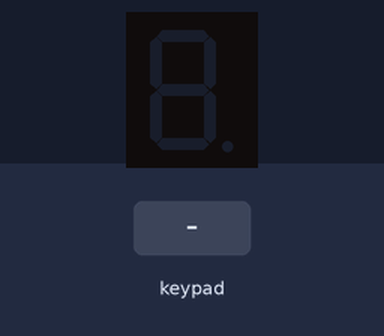
A sketch run on a simulated Arduino Uno, built with avr-gcc and run on an emulated ATmega328P. Parts: 1-digit seven-segment display. Wiring (inferred from the names in the program): 1-digit 7-segment display, segments lit when HIGH: segments A0, A1, A2, A3, A4, A5, pin 10. The test bench sets the inputs (shaded band). The segment pins are drawn as the display they are named for.

Above: at 1.2 s.
1.3 s: keypad keys 9 8 7 6 pressed 0.4 s apart
At 3.4 s:
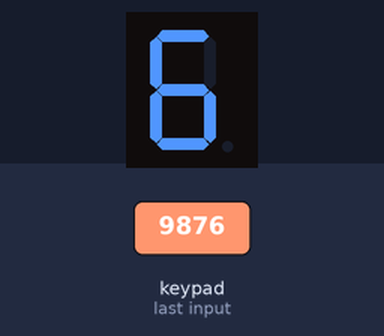
4.4 s: key '1' pressed
At 4.7 s:
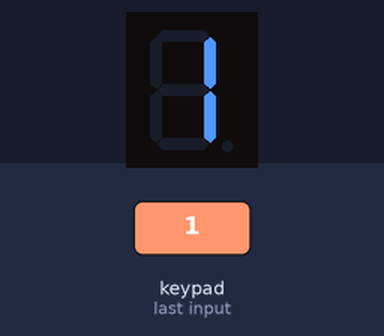
5.9 s: key '2' pressed
At 7.1 s:
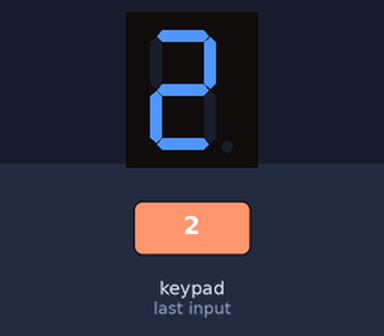
7.4 s: keypad keys 9 8 7 6 A pressed 0.4 s apart
At 9.5 s:
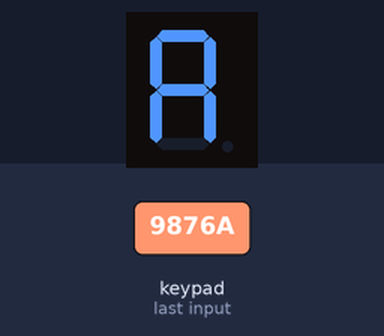
10.9 s: key '3' pressed
At 12.0 s:
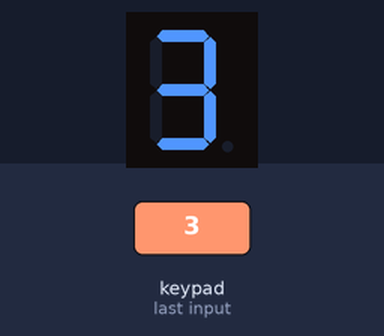
12.4 s: keypad keys 9 8 7 6 D pressed 0.4 s apart
At 14.5 s:
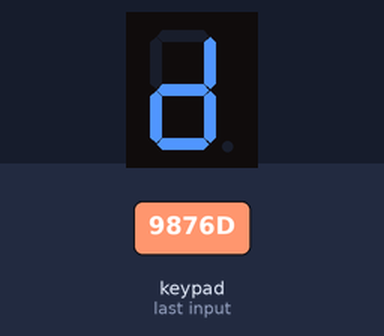
Timing chart, 0 to 16.0 s (numbered marks = the images above; inputs shaded):
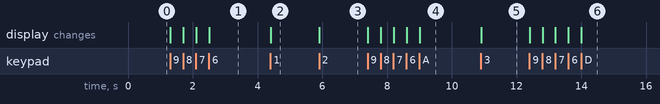

Measured:
- after the input at 1.3 s, the display: first changes at once (image 1 shows a later state)
- after the input at 4.4 s, the display: changes at once (image 2)
- after the input at 5.9 s, the display: changes at once (image 3)
- after the input at 7.4 s, the display: first changes at once (image 4 shows a later state)
- after the input at 10.9 s, the display: changes at once (image 5)
- after the input at 12.4 s, the display: first changes at once (image 6 shows a later state)

The sketch:

ipasa_ko_sir1.ino
```cpp
#include <Keypad.h>

char keys[4][4] = {
  {'1','2','3','A'},
  {'4','5','6','B'},
  {'7','8','9','C'},
  {'*','0','#','D'}
};

byte rowPins[4] = {9, 8, 7, 6};
byte colPins[4] = {5, 4, 3, 2};

Keypad keypad = Keypad(makeKeymap(keys), rowPins, colPins, 4, 4);

int seg[7] = {A0, A1, A2, A3, A4, A5, 10};


byte pattern[14][7] = {
  {1,1,1,1,1,1,0},
  {0,1,1,0,0,0,0},
  {1,1,0,1,1,0,1},
  {1,1,1,1,0,0,1},
  {0,1,1,0,0,1,1},
  {1,0,1,1,0,1,1},
  {1,0,1,1,1,1,1},
  {1,1,1,0,0,0,0},
  {1,1,1,1,1,1,1},
  {1,1,1,1,0,1,1},
  {1,1,1,0,1,1,1},
  {0,0,1,1,1,1,1},
  {1,0,0,1,1,1,0},
  {0,1,1,1,1,0,1}
};

void setup() {
  for (int i = 0; i < 7; i++) {
    pinMode(seg[i], OUTPUT);
  }
}

void loop() {
  char key = keypad.getKey();

  if (key >= '0' && key <= '9') {
    show(key - '0');
  }
  else if (key >= 'A' && key <= 'D') {
    show(key - 'A' + 10);
  }
}

void show(int n) {
  for (int i = 0; i < 7; i++) {
    digitalWrite(seg[i], pattern[n][i]);
  }
}
```
